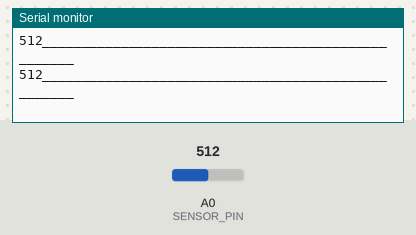
This sketch was run on a simulated Arduino Uno, built with avr-gcc and run on an emulated ATmega328P. Shown: the last lines printed to the serial monitor. Inputs (shaded band) come from the test bench; at power-on: A0 (SENSOR_PIN) = 512.

Above: at 1.2 s.
1.3 s: A0 (SENSOR_PIN) set to 716
At 1.9 s:
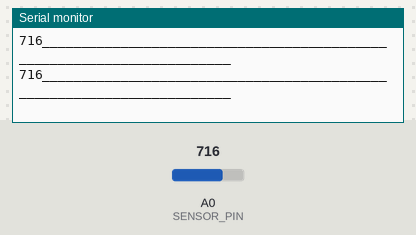
3.2 s: A0 (SENSOR_PIN) set to 900
At 3.39 s:
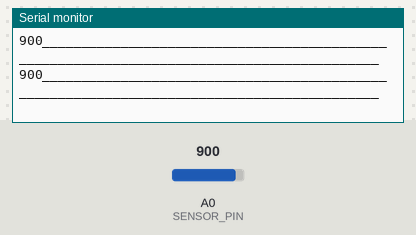
5.2 s: A0 (SENSOR_PIN) set to 1023
At 5.39 s:
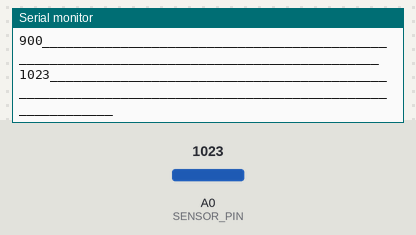
7.2 s: A0 (SENSOR_PIN) set to 511
At 7.21 s:
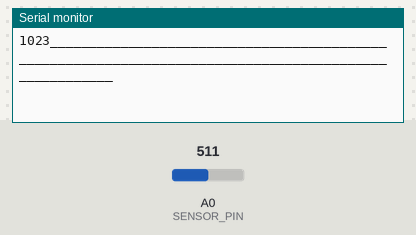
10.2 s: A0 (SENSOR_PIN) set to 306
At 11.3 s:
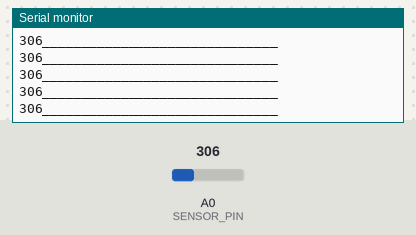
12.1 s: A0 (SENSOR_PIN) set to 122
At 12.7 s:
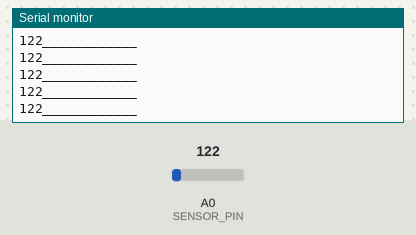

The sketch:

proximity_sensor.ino
```cpp
#define SENSOR_PIN   A0

int sensor_value;
int i = 0;

void setup() {

  Serial.begin(9600);

}

void loop() {

  sensor_value = analogRead(SENSOR_PIN);

  Serial.print(sensor_value);

  while( i < sensor_value/10) {
    Serial.print("_");
    i++;
  }

  Serial.println(' ');

  i = 0;

  delay(50);

}
```

Measured:
- after the input at 1.3 s, the serial monitor: prints a new line after 0.06 s (image 1)
- after the input at 3.2 s, the serial monitor: prints a new line after 0.09 s (image 2)
- after the input at 5.2 s, the serial monitor: prints a new line after 0.08 s (image 3)
- after the input at 10.2 s, the serial monitor: prints a new line at once (image 5)
- after the input at 12.1 s, the serial monitor: prints a new line at once (image 6)
